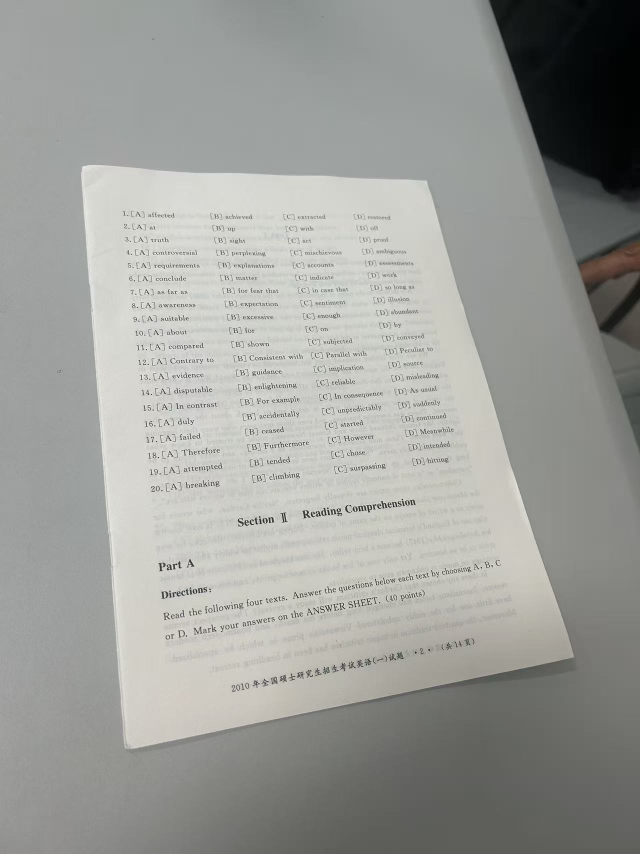
#> input picture Work5/paper.jpg, 1280 x 1707 px (shown at 1/2 size)
$ python get.py
#> lines starting #> are read from the running program, lines starting #| are printed output that depends on the picture
import cv2
import numpy as np
import matplotlib.pyplot as plt

# 读取你拍的图片
img = cv2.imread("paper.jpg")
#> img is the input picture: shape (1707, 1280, 3); mean B, G, R 153.7, 157.8, 156.6
img = cv2.cvtColor(img, cv2.COLOR_BGR2RGB)

# ✅ 这是我专门给你算的坐标！
pts_src = np.float32([
    [165, 339],   # 左上
    [853, 361],   # 右上
    [253, 1495],  # 左下
    [1150, 1313]  # 右下
])

# 目标标准A4大小
w, h = 600, 800
pts_dst = np.float32([[0, 0], [w, 0], [0, h], [w, h]])

# 透视变换
M = cv2.getPerspectiveTransform(pts_src, pts_dst)
img_corrected = cv2.warpPerspective(img, M, (w, h))
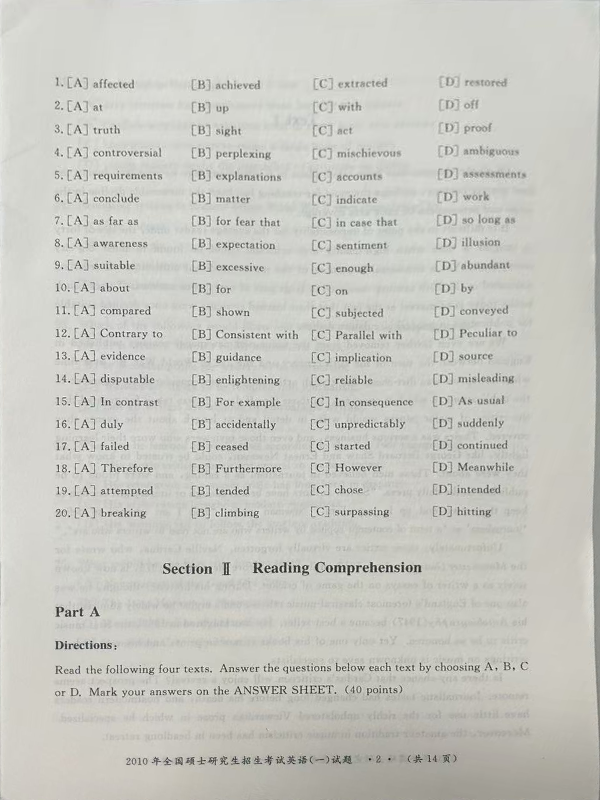
#> img_corrected: shape (800, 600, 3); mean R, G, B 199.5, 199.6, 193.2

# 显示 + 保存
plt.figure(figsize=(12, 6))
plt.subplot(121), plt.imshow(img), plt.title("畸变原图"), plt.axis('off')
plt.subplot(122), plt.imshow(img_corrected), plt.title("校正后"), plt.axis('off')
plt.savefig("校正结果.png", dpi=150, bbox_inches='tight')
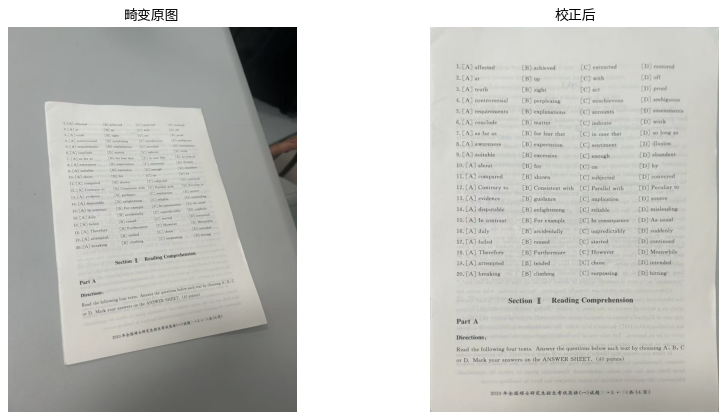
#> figure drawn by matplotlib, 2 panels
plt.show()

$ run again, with Work5/校正结果.png saved as Work5/paper.jpg
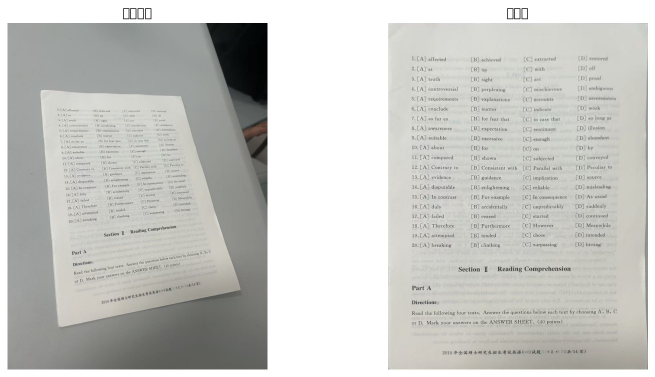
#> input picture Work5/校正结果.png, 1310 x 754 px (shown at 1/2 size)
#> img is the input picture: shape (754, 1310, 3); mean B, G, R 195.1, 198.9, 198.4
#> `img_corrected = cv2.warpPerspective(img, M, (w, h))`:
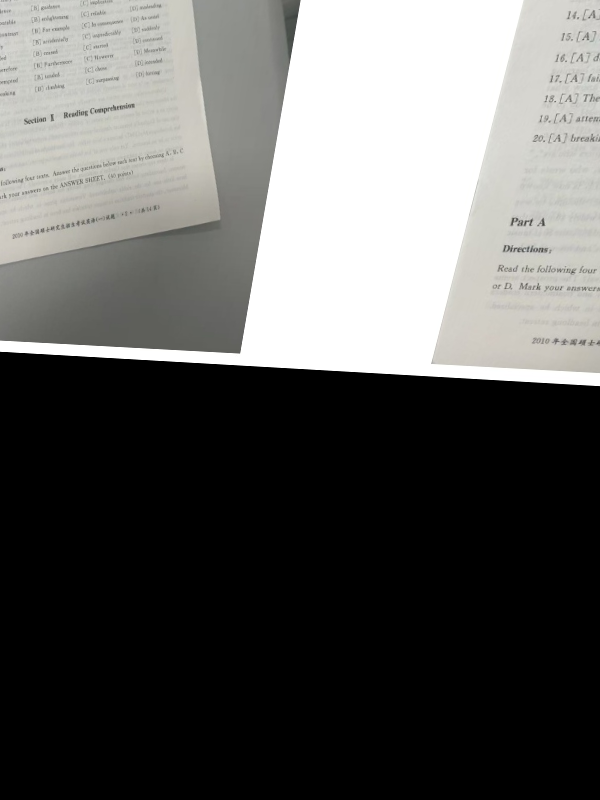
#> img_corrected: shape (800, 600, 3); mean R, G, B 93.6, 93.5, 91.7
#> `plt.savefig("校正结果.png", dpi=150, bbox_inches='tight')`:
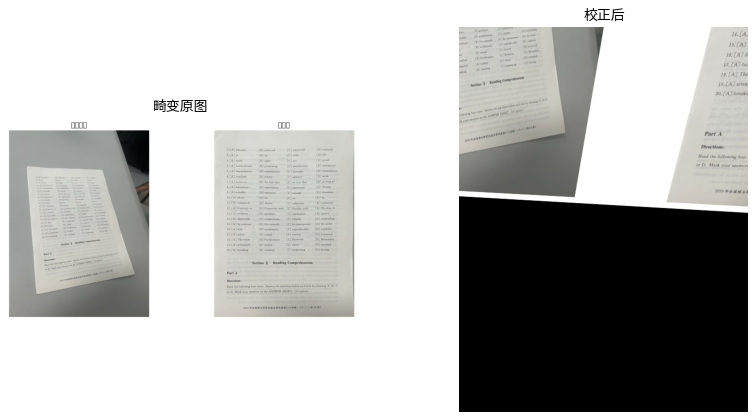
#> figure drawn by matplotlib, 2 panels
